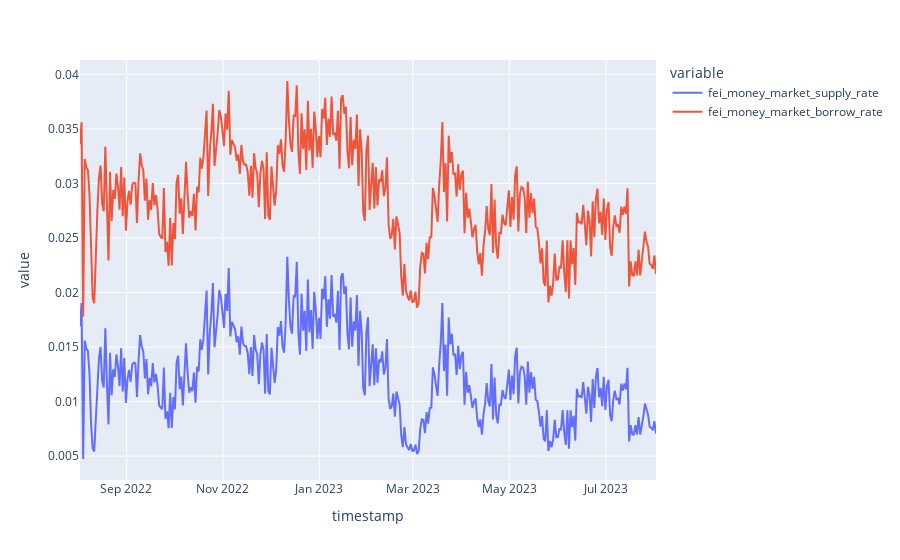

Write notebook code for a chart like this one.
### Code cell
df[['fei_money_market_supply_rate', 'fei_money_market_borrow_rate']].plot()

### Figure 1 — Plotly figure (JSON) as saved in the notebook; plotly's stock layout.template omitted (floating-point values rounded to 4 significant figures; data arrays with more than 128 entries replaced by an {"elided": "..."} marker saying what was removed)
{"data": [{"hovertemplate": "variable=fei_money_market_supply_rate<br>timestamp=%{x}<br>value=%{y}<extra></extra>", "legendgroup": "fei_money_market_supply_rate", "line": {"color": "#636efa", "dash": "solid"}, "marker": {"symbol": "circle"}, "mode": "lines", "name": "fei_money_market_supply_rate", "orientation": "v", "showlegend": true, "type": "scatter", "x": {"elided": "365 str values"}, "xaxis": "x", "y": {"elided": "365 float values"}, "yaxis": "y"}, {"hovertemplate": "variable=fei_money_market_borrow_rate<br>timestamp=%{x}<br>value=%{y}<extra></extra>", "legendgroup": "fei_money_market_borrow_rate", "line": {"color": "#EF553B", "dash": "solid"}, "marker": {"symbol": "circle"}, "mode": "lines", "name": "fei_money_market_borrow_rate", "orientation": "v", "showlegend": true, "type": "scatter", "x": {"elided": "365 str values"}, "xaxis": "x", "y": {"elided": "365 float values"}, "yaxis": "y"}], "layout": {"autosize": true, "legend": {"title": {"text": "variable"}, "tracegroupgap": 0}, "margin": {"t": 60}, "xaxis": {"anchor": "y", "autorange": true, "domain": [0, 1], "range": ["2022-08-02 15:46:26.2824", "2023-08-01 15:46:26.2824"], "title": {"text": "timestamp"}, "type": "date"}, "yaxis": {"anchor": "x", "autorange": true, "domain": [0, 1], "range": [0.002812, 0.04131], "title": {"text": "value"}, "type": "linear"}}}
